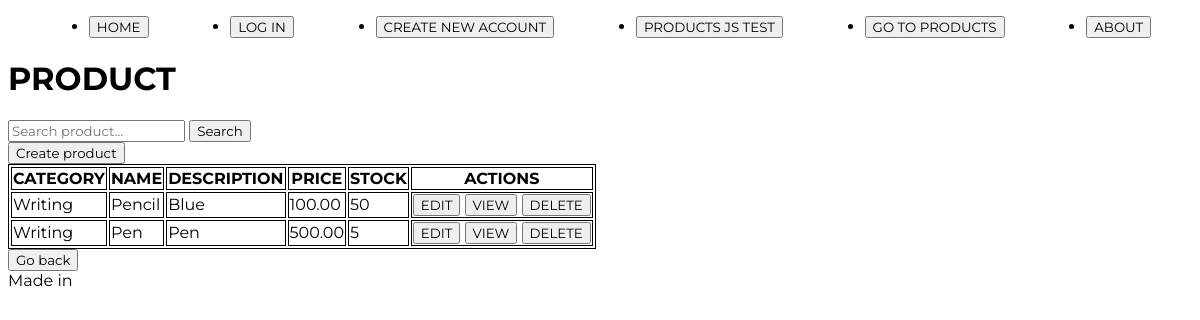
The page /product/product/list on the database its author committed.
### product/models.py (models this page shows, shortened)
class Product(models.Model):
    category=models.ForeignKey(Category, on_delete=models.CASCADE, null=True, blank=True, verbose_name='category')
    name = models.CharField(max_length=150, db_index=True) #facilita la búsqueda en la BD
    description = models.TextField(blank=True, null=True, verbose_name='Description') #blank: el campo puede dejarse vacío cuando es True
    price = models.DecimalField(max_digits=10, decimal_places=2)
    stock = models.PositiveIntegerField()
    class Meta: #Se utiliza para definir opciones de configuración adicionales de un modelo
        unique_together = ('category', 'name') #la combinación de los campos debe ser única en la BD
        verbose_name = 'Product' #Define el nombre singular legible del modelo (también usado en el panel de ADMIN)
        verbose_name_plural = 'Products' #Define el nombre plurar legible del modelo (también usado en el panel de ADMIN)

class Category(models.Model):
    name = models.CharField(max_length=255, unique=True)
    description = models.TextField(blank=True, null=True, verbose_name='Description')
    def __str__(self):
        return self.name
    class Meta:
        verbose_name = 'Product categories'

### product/views_models/product.py (the view)
# urls.py: path('product/list', product.ProductListView.as_view(), name='product_list'),
class ProductListView(ListView):
    model = models.Product
    template_name = 'product/Product_crud/product_list.html'
    def get_queryset(self):
        search = self.request.GET.get('search')
        if search:
            queryset = models.Product.objects.filter(name__icontains=search)
        else:
            queryset = models.Product.objects.all()
        return queryset

### product/templates/product/Product_crud/product_list.html
{% extends 'core/base.html' %}
{% block content %}
<h1>PRODUCT</h1>
<form action="" method="get">
    <input type="text" name="search" id="" placeholder="Search product...">
    <button type="submit">Search</button>
</form>
<a href="{% url 'product:product_create' %}">
    <button>Create product</button>
</a>
<table class="tablaPrueba">
    <thead>
        <tr>
            <th>CATEGORY</th>
            <th>NAME</th>
            <th>DESCRIPTION</th>
            <th>PRICE</th>
            <th>STOCK</th>
            <th>ACTIONS</th>
        </tr>
    </thead>
    <tbody>
        {% for product in object_list %}
        <tr>
            <td> {{ product.category }}</td>
            <td> {{ product.name }}</td>
            <td> {{ product.description }}</td>
            <td> {{ product.price }}</td>
            <td> {{ product.stock }}</td>
            <td>
                <a href="{% url 'product:product_update' product.id %}">
                    <button>EDIT</button></a>
                <a href="{% url 'product:product_detail' product.id %}">
                    <button>VIEW</button></a>
                <a href="{% url 'product:product_delete' product.id %}">
                    <button>DELETE</button></a>
            </td>
        </tr>
        {% empty %}
        <tr>
            <td>No data available</td>
        </tr>
        {% endfor %}
    </tbody>
</table>
<a href="{% url 'product:index' %}"><button>Go back</button></a>
{% endblock content %}

### core/static/core/css/styles.css (style rules this page uses)
* { font-family: 'Montserrat', sans-serif; }
.tablaPrueba,thead,th,tbody,tr,td { border: 1px solid; }

### rows shown on the page
Product: category "Writing", name "Pencil", description "Blue", price "100.00", stock "50"
Product: category "Writing", name "Pen", description "Pen", price "500.00", stock "5"
